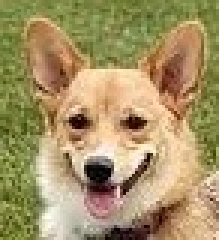
#> input picture DATA/dog_face.jpg, 73 x 80 px, found by its file name (shown 3 times larger)
$ jupyter execute template_matching.ipynb
#> lines starting #> are read from the running program, lines starting #| are printed output that depends on the picture
[cell 1]
import cv2
import numpy as np
from matplotlib import pyplot as plt

[cell 2]
dog_face = cv2.imread("DATA\\dog_face.jpg")
#> dog_face is the input picture: shape (80, 73, 3); mean B, G, R 101.5, 146.9, 165.5

[cell 3]
dog = cv2.imread("DATA\\dog.jpg")
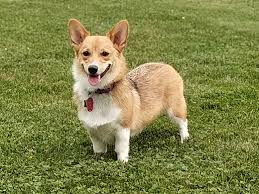
#> input picture DATA/dog.jpg, 259 x 194 px, found by its file name
#> dog is the input picture: shape (194, 259, 3); mean B, G, R 73.9, 132.4, 129.8

[cell 4]
dog = cv2.cvtColor(dog , cv2.COLOR_BGR2RGB)
dog_face = cv2.cvtColor(dog_face , cv2.COLOR_RGB2BGR)

[cell 5]
plt.imshow(dog , cmap="gray")

[cell 6]
plt.imshow(dog_face , cmap="gray")

[cell 7]
dog_face.shape
#> Out = (80, 73, 3)

[cell 8]
height , width , channels = dog_face.shape
#> height = 80; width = 73; channels = 3

[cell 9]
my_method = eval("cv2.TM_CCOEFF")
res = cv2.matchTemplate(dog ,dog_face ,my_method)
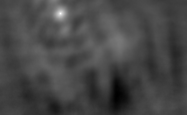
#> res: shape (115, 187) float32; min -17157582, max 42611236, mean -498693.8; drawn with min black and max white

[cell 10]
res

[cell 11]
cv2.minMaxLoc(res)
#> Out = (-17157582, 42611236, (117, 95), (60, 13))

[cell 12]
plt.imshow(res)

[cell 13]
dog = cv2.imread("DATA\\dog.jpg")
dog_face = cv2.imread("DATA\\dog_face.jpg")
dog = cv2.cvtColor(dog , cv2.COLOR_BGR2RGB)
dog_face = cv2.cvtColor(dog_face , cv2.COLOR_RGB2BGR)

[cell 14]
methods = ["cv2.TM_CCOEFF","cv2.TM_CCOEFF_NORMED" , "cv2.TM_CCORR","cv2.TM_CCORR_NORMED","cv2.TM_SQDIFF","cv2.TM_SQDIFF_NORMED"]

[cell 15]
for m in methods:
    dog_copy = dog.copy()
    method = eval(m)

    res = cv2.matchTemplate(dog_copy , dog_face , method)

    plt.imshow(res, cmap='gray')  # veya başka uygun bir colormap
    plt.title(f"Method: {m}")     # Bu, hangi yöntemi kullandığını gösterir
    plt.show()
#> this loop made 6 passes
#> pass 3, `res = cv2.matchTemplate(dog_copy , dog_face , method)`:
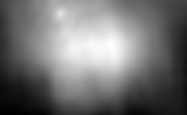
#> res: shape (115, 187) float32; min 234569856, max 400469760, mean 309218912; drawn with min black and max white

[cell 16]
for m in methods:
    dog_copy = dog.copy()
    method = eval(m)
    res = cv2.matchTemplate(dog_copy , dog_face , method)
    min_val, max_val, min_loc, max_loc = cv2.minMaxLoc(res)
    if method in [cv2.TM_SQDIFF, cv2.TM_SQDIFF_NORMED]:
        top_left = min_loc
    else:
        top_left = max_loc

    # Şablon boyutu:
    h, w = dog_face.shape[:2]
    bottom_right = (top_left[0] + w, top_left[1] + h)

    cv2.rectangle(dog_copy, top_left, bottom_right, (0, 255, 0), 2)
    plt.imshow(dog_copy)
#> this loop made 6 passes
#> (min_val, max_val, min_loc, top_left, bottom_right) on passes 1 to 4: (-17157582, 42611236, (117, 95), (60, 13), (133, 93)), (-0.332, 0.998, (117, 95), (60, 13), (133, 93)), (234569856, 400469760, (14, 114), (111, 45), (184, 125)), (0.801, 1, (115, 107), (60, 13), (133, 93))
#> (min_val, max_val, max_loc, top_left, bottom_right) on passes 5 to 6: (149608, 143205520, (117, 95), (60, 13), (133, 93)), (0.000385, 0.435, (42, 114), (60, 13), (133, 93))
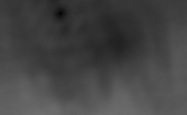
#> res: shape (115, 187) float32; min 0.000385, max 0.435, mean 0.269
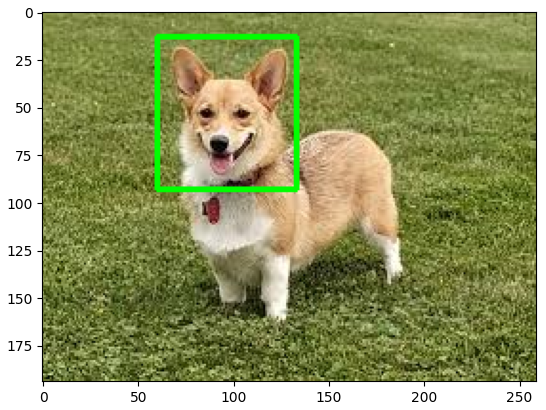
#> figure drawn by matplotlib, 1 panel
